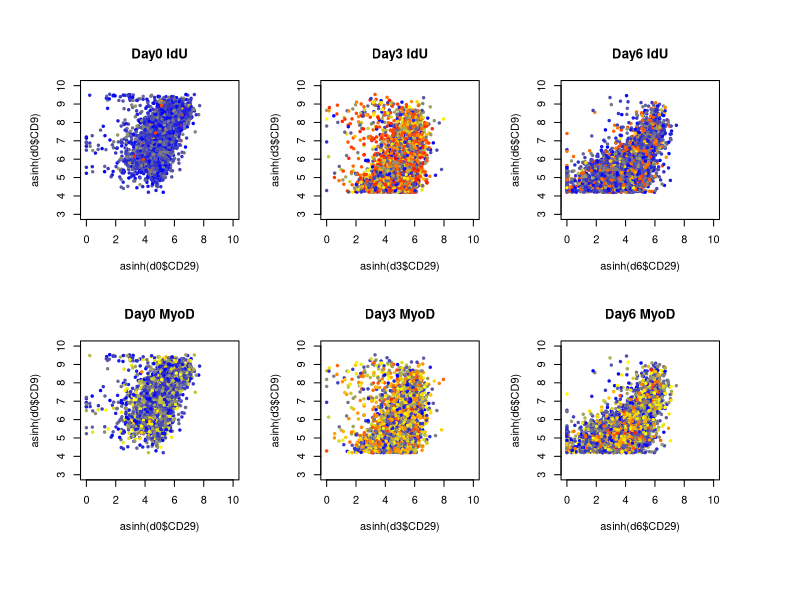
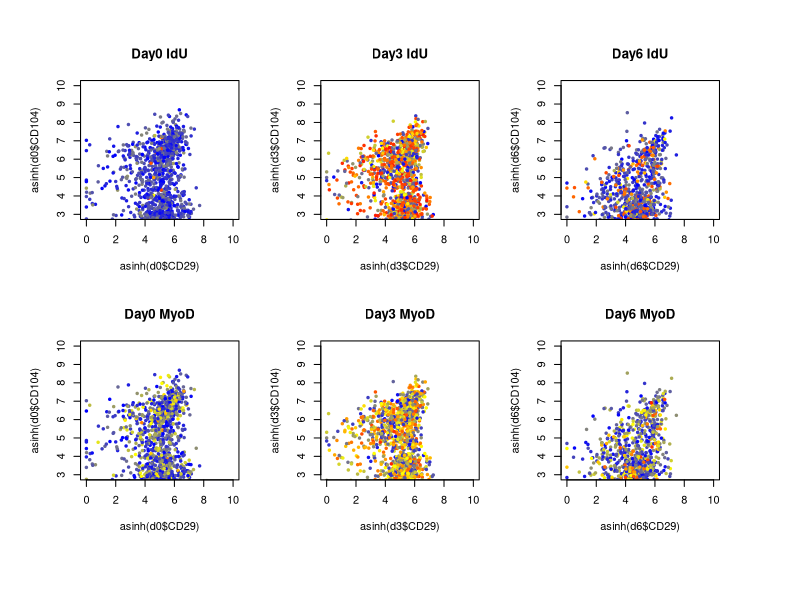

Reproduce these figures in R, in order.
library(gplots) # needed for color palette

# load data
d <- read.csv('../../Data/Porpiglia/FR-FCM-ZY3K_gated.csv', as.is=TRUE)
#########
#DAY 0 ##
########
# subset day0 only
d0 <- d[d$sample == "Day0",]

mycol <- colorpanel(100,"blue","yellow","red")

getColor <- function(val, maxval=max(val), col=mycol, scale=c("linear","asinh")[2])
{
        if(scale=="linear")
        {
                v <- val
                mv <- max(maxval)
                i <- ifelse(100*v/mv > 100, 100, round(100*v/mv,1))
        } else if (scale=="asinh")
        {
                v <- asinh(val)
                mv <- asinh(max(maxval))
                i <- ifelse(100*v/mv > 100, 100, round(100*v/mv,1))
        }
        col[i]
}

par(mfcol=c(2,3), oma=c(4,2,2,4))
# plot points by CD104 and CD9 values colored by IdU value scaled to max value in full data
plot(asinh(d0$CD29), asinh(d0$CD9),
     col=getColor(d0$IdU,d$IdU), pch=19, cex=0.5,
     ylim=c(3,10), xlim=c(0,10), main=paste("Day0","IdU"))

plot(asinh(d0$CD29), asinh(d0$CD9),
     col=getColor(d0$MyoD,d$MyoD), pch=19, cex=0.5,
     ylim=c(3,10), xlim=c(0,10), main=paste("Day0","MyoD"))

#DAY 3 
# subset day3 only
d3 <- d[d$sample == "Day3",]

# plot points by CD104 and CD9 values colored by IdU value scaled to max value in full data
plot(asinh(d3$CD29), asinh(d3$CD9),
     col=getColor(d3$IdU,d$IdU), pch=19, cex=0.5,
     ylim=c(3,10), xlim=c(0,10), main=paste("Day3","IdU"))

plot(asinh(d3$CD29), asinh(d3$CD9),
     col=getColor(d3$MyoD,d$MyoD), pch=19, cex=0.5,
     ylim=c(3,10), xlim=c(0,10), main=paste("Day3","MyoD"))

#DAY6
# subset day6 only
d6 <- d[d$sample == "Day6",]

# plot points by CD104 and CD9 values colored by IdU value scaled to max value in full data
plot(asinh(d6$CD29), asinh(d6$CD9),
     col=getColor(d6$IdU,d$IdU), pch=19, cex=0.5,
     ylim=c(3,10), xlim=c(0,10), main=paste("Day6","IdU"))

plot(asinh(d6$CD29), asinh(d6$CD9),
     col=getColor(d$MyoD,d$MyoD), pch=19, cex=0.5,
     ylim=c(3,10), xlim=c(0,10), main=paste('Day6',"MyoD"))

#############################
## COMPARING CD29 AND CD9 ##
############################

par(mfcol=c(2,3), oma=c(4,2,2,4))
##DAY 0 
# plot points by CD104 and CD9 values colored by IdU value scaled to max value in full data
plot(asinh(d0$CD29), asinh(d0$CD104),
     col=getColor(d0$IdU,d$IdU), pch=19, cex=0.5,
     ylim=c(3,10), xlim=c(0,10), main=paste("Day0","IdU"))

plot(asinh(d0$CD29), asinh(d0$CD104),
     col=getColor(d0$MyoD,d$MyoD), pch=19, cex=0.5,
     ylim=c(3,10), xlim=c(0,10), main=paste("Day0","MyoD"))

#DAY 3 
# subset day3 only
d3 <- d[d$sample == "Day3",]

# plot points by CD104 and CD9 values colored by IdU value scaled to max value in full data
plot(asinh(d3$CD29), asinh(d3$CD104),
     col=getColor(d3$IdU,d$IdU), pch=19, cex=0.5,
     ylim=c(3,10), xlim=c(0,10), main=paste("Day3","IdU"))

plot(asinh(d3$CD29), asinh(d3$CD104),
     col=getColor(d3$MyoD,d$MyoD), pch=19, cex=0.5,
     ylim=c(3,10), xlim=c(0,10), main=paste("Day3","MyoD"))

#DAY6
# subset day6 only
d6 <- d[d$sample == "Day6",]

# plot points by CD104 and CD9 values colored by IdU value scaled to max value in full data
plot(asinh(d6$CD29), asinh(d6$CD104),
     col=getColor(d6$IdU,d$IdU), pch=19, cex=0.5,
     ylim=c(3,10), xlim=c(0,10), main=paste("Day6","IdU"))

plot(asinh(d6$CD29), asinh(d6$CD104),
     col=getColor(d$MyoD,d$MyoD), pch=19, cex=0.5,
     ylim=c(3,10), xlim=c(0,10), main=paste('Day6',"MyoD"))
